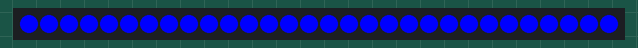
Bench run of a program on a simulated CircuitPython board. Shown: 30 RGB LEDs in strip order, left to right. Random numbers come from a fixed seed.

Above: at 0.1 s.
At 115.91 s:
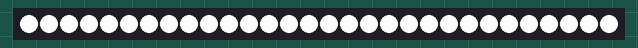

The program:

lightning.py
```python
import board
import time
from neopixel import NeoPixel
import random

np = NeoPixel(board.D2, 30, auto_write = False, brightness=3)


red = (255,0,0)
green = (0,255,0)
blue = (0,0,255)
white = (255,255,255)

def lightining():
    doo = random.randint(1,50)
    for i in range(doo):
        np.fill(white)
        np.show()
        too = random.randint(1,8)
        doo = doo / 40
        np.fill(blue)
        np.show()
        time.sleep(doo)
while True:
    lightining()
```
